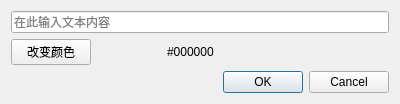
<?xml version="1.0" encoding="UTF-8"?>
<ui version="4.0">
 <class>TextWithColorInputDialog</class>
 <widget class="QDialog" name="TextWithColorInputDialog">
  <property name="geometry">
   <rect>
    <x>0</x>
    <y>0</y>
    <width>400</width>
    <height>102</height>
   </rect>
  </property>
  <property name="sizePolicy">
   <sizepolicy hsizetype="Preferred" vsizetype="Fixed">
    <horstretch>0</horstretch>
    <verstretch>0</verstretch>
   </sizepolicy>
  </property>
  <property name="windowTitle">
   <string>Dialog</string>
  </property>
  <layout class="QVBoxLayout" name="verticalLayout">
   <item>
    <widget class="QLineEdit" name="lineEdit">
     <property name="placeholderText">
      <string>在此输入文本内容</string>
     </property>
    </widget>
   </item>
   <item>
    <layout class="QHBoxLayout" name="horizontalLayout">
     <item>
      <widget class="QPushButton" name="colorPushButton">
       <property name="sizePolicy">
        <sizepolicy hsizetype="Fixed" vsizetype="Fixed">
         <horstretch>0</horstretch>
         <verstretch>0</verstretch>
        </sizepolicy>
       </property>
       <property name="text">
        <string>改变颜色</string>
       </property>
      </widget>
     </item>
     <item>
      <widget class="QLabel" name="colorPreviewLabel">
       <property name="sizePolicy">
        <sizepolicy hsizetype="Fixed" vsizetype="Fixed">
         <horstretch>0</horstretch>
         <verstretch>0</verstretch>
        </sizepolicy>
       </property>
       <property name="minimumSize">
        <size>
         <width>64</width>
         <height>0</height>
        </size>
       </property>
       <property name="autoFillBackground">
        <bool>true</bool>
       </property>
       <property name="text">
        <string/>
       </property>
      </widget>
     </item>
     <item>
      <widget class="QLabel" name="colorLabel">
       <property name="sizePolicy">
        <sizepolicy hsizetype="Expanding" vsizetype="Fixed">
         <horstretch>0</horstretch>
         <verstretch>0</verstretch>
        </sizepolicy>
       </property>
       <property name="text">
        <string>#000000</string>
       </property>
      </widget>
     </item>
    </layout>
   </item>
   <item>
    <widget class="QDialogButtonBox" name="buttonBox">
     <property name="orientation">
      <enum>Qt::Horizontal</enum>
     </property>
     <property name="standardButtons">
      <set>QDialogButtonBox::Cancel|QDialogButtonBox::Ok</set>
     </property>
    </widget>
   </item>
  </layout>
 </widget>
 <resources/>
 <connections>
  <connection>
   <sender>buttonBox</sender>
   <signal>accepted()</signal>
   <receiver>TextWithColorInputDialog</receiver>
   <slot>accept()</slot>
   <hints>
    <hint type="sourcelabel">
     <x>248</x>
     <y>254</y>
    </hint>
    <hint type="destinationlabel">
     <x>157</x>
     <y>274</y>
    </hint>
   </hints>
  </connection>
  <connection>
   <sender>buttonBox</sender>
   <signal>rejected()</signal>
   <receiver>TextWithColorInputDialog</receiver>
   <slot>reject()</slot>
   <hints>
    <hint type="sourcelabel">
     <x>316</x>
     <y>260</y>
    </hint>
    <hint type="destinationlabel">
     <x>286</x>
     <y>274</y>
    </hint>
   </hints>
  </connection>
 </connections>
</ui>
